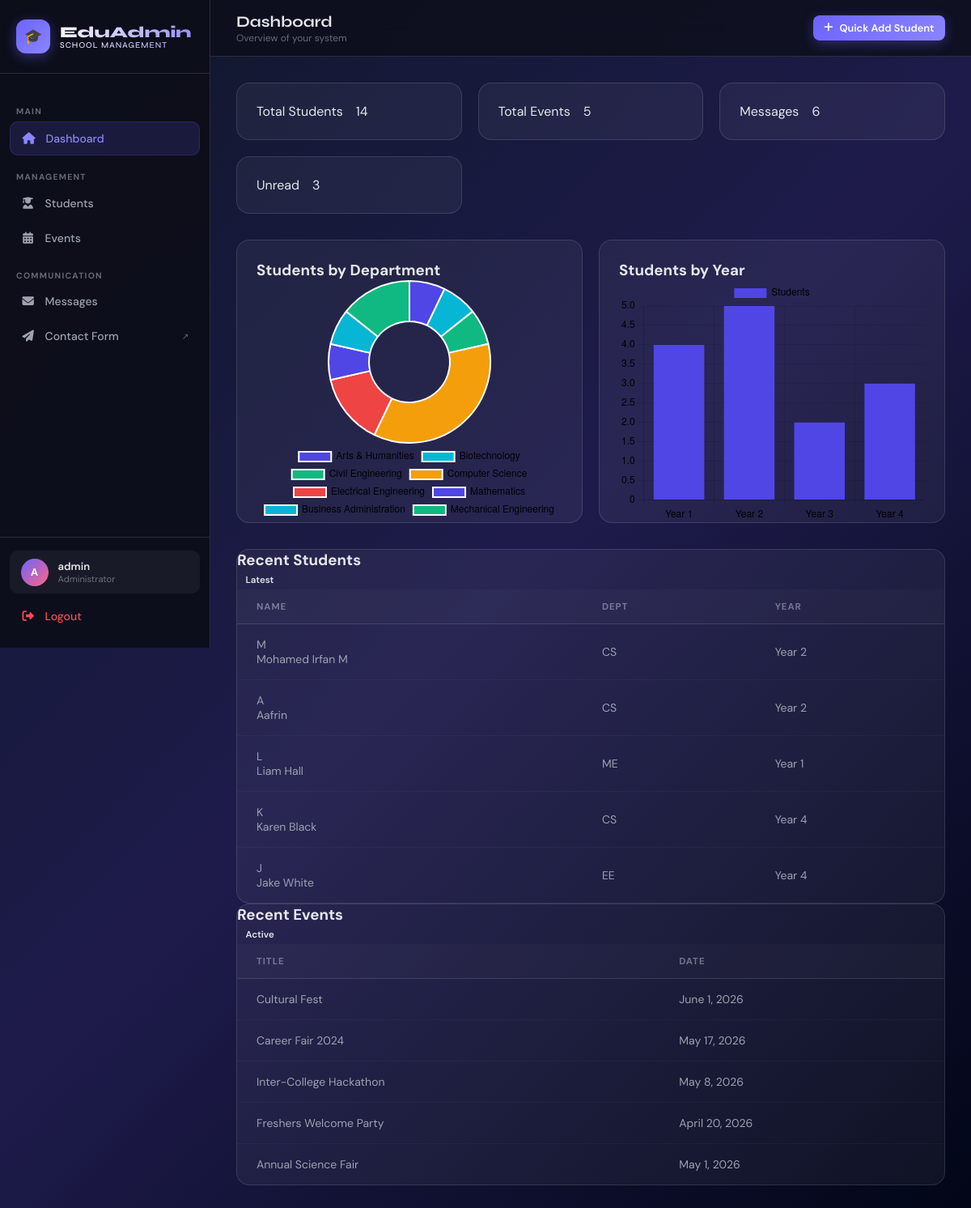
The page /dashboard/ (signed in) on the database its author committed.
### students/models.py (models this page shows, shortened)
class Student(models.Model):
    name = models.CharField(max_length=100)
    department = models.CharField(max_length=10, choices=DEPARTMENT_CHOICES)
    year = models.IntegerField(choices=YEAR_CHOICES)
    email = models.EmailField(unique=True)
    phone = models.CharField(max_length=15)
    created_at = models.DateTimeField(auto_now_add=True)
    updated_at = models.DateTimeField(auto_now=True)
    class Meta:
        ordering = ['-created_at']

### events/models.py (models this page shows, shortened)
class Event(models.Model):
    title = models.CharField(max_length=200)
    description = models.TextField()
    date = models.DateField()
    created_at = models.DateTimeField(auto_now_add=True)
    class Meta:
        ordering = ['-date']

### core/views.py (the view)
# urls.py: path('dashboard/', views.dashboard_view, name='dashboard'),
@login_required
@user_passes_test(is_admin, login_url='/login/')
def dashboard_view(request):
    total_students = Student.objects.count()
    total_events = Event.objects.count()
    total_messages = Message.objects.count()
    unread_messages = Message.objects.filter(is_read=False).count()
    dept_data = Student.objects.values('department').annotate(count=Count('department'))
    dept_labels = [dict(DEPARTMENT_CHOICES).get(d['department'], d['department']) for d in dept_data]
    dept_counts = [d['count'] for d in dept_data]
    year_data = Student.objects.values('year').annotate(count=Count('year')).order_by('year')
    year_labels = [f"Year {d['year']}" for d in year_data]
    year_counts = [d['count'] for d in year_data]
    recent_students = Student.objects.order_by('-created_at')[:5]
    recent_events = Event.objects.order_by('-created_at')[:5]
    recent_messages = Message.objects.order_by('-created_at')[:5]
    context = {
        'total_students': total_students,
        'total_events': total_events,
        'total_messages': total_messages,
        'unread_messages': unread_messages,
        'dept_labels': dept_labels,
        'dept_counts': dept_counts,
        'year_labels': year_labels,
        'year_counts': year_counts,
        'recent_students': recent_students,
        'recent_events': recent_events,
        'recent_messages': recent_messages,
    }
    return render(request, 'core/dashboard.html', context)

### core/views.py (called while the page is built)
def is_admin(user):
    return user.is_staff or user.is_superuser

### templates/core/dashboard.html (shortened to what this page needs)
{% extends 'dashboard_base.html' %}
{% load static %}
{% block page_title %}Dashboard{% endblock %}
{% block page_subtitle %}Overview of your system{% endblock %}
{% block content %}
<div class="stats-grid">
  <div class="stat-card">
    <div class="stat-title">Total Students</div>
    <div class="stat-value stat-value-counter" data-value="{{ total_students }}">{{ total_students }}</div>
  </div>
  <div class="stat-card">
    <div class="stat-title">Total Events</div>
    <div class="stat-value stat-value-counter" data-value="{{ total_events }}">{{ total_events }}</div>
  </div>
  <div class="stat-card">
    <div class="stat-title">Messages</div>
    <div class="stat-value stat-value-counter" data-value="{{ total_messages }}">{{ total_messages }}</div>
  </div>
  <div class="stat-card">
    <div class="stat-title">Unread</div>
    <div class="stat-value stat-value-counter" data-value="{{ unread_messages }}">{{ unread_messages }}</div>
  </div>
</div>
<div class="charts-grid">
  <div class="chart-card">
    <h3>Students by Department</h3>
    <canvas id="deptChart"></canvas>
  </div>
  <div class="chart-card">
    <h3>Students by Year</h3>
    <canvas id="yearChart"></canvas>
  </div>
</div>
<div class="tables-grid">
  <div class="table-card modern-card">
    <div class="card-header">
      <h3>Recent Students</h3>
      <span class="badge">Latest</span>
    </div>
    <table class="data-table modern-table">
      <thead>
        <tr>
          <th>Name</th>
          <th>Dept</th>
          <th>Year</th>
        </tr>
      </thead>
      <tbody>
        {% for s in recent_students %}
        <tr>
          <td>
            <div class="user-cell">
              <div class="avatar">{{ s.name|first }}</div>
              <span>{{ s.name }}</span>
            </div>
          </td>
          <td><span class="chip">{{ s.department }}</span></td>
          <td><span class="year-badge">Year {{ s.year }}</span></td>
        </tr>
        {% empty %}
        <tr><td colspan="3">No data</td></tr>
        {% endfor %}
      </tbody>
    </table>
  </div>
  <div class="table-card modern-card">
    <div class="card-header">
      <h3>Recent Events</h3>
      <span class="badge success">Active</span>
    </div>
    <table class="data-table modern-table">
      <thead>
        <tr>
          <th>Title</th>
          <th>Date</th>
        </tr>
      </thead>
      <tbody>
        {% for e in recent_events %}
        <tr>
          <td>{{ e.title }}</td>
          <td><span class="date-chip">{{ e.date }}</span></td>
        </tr>
        {% empty %}
        <tr><td colspan="2">No data</td></tr>
        {% endfor %}
      </tbody>
    </table>
  </div>
</div>
{% endblock %}
{% block extra_js %}
<script>
document.addEventListener("DOMContentLoaded", function () {
  const deptLabels = JSON.parse(document.getElementById('dept-labels-data').textContent);
  const deptCounts = JSON.parse(document.getElementById('dept-counts-data').textContent);
  const yearLabels = JSON.parse(document.getElementById('year-labels-data').textContent);
  const yearCounts = JSON.parse(document.getElementById('year-counts-data').textContent);
  // Dept Chart
  new Chart(document.getElementById('deptChart'), {
    type: 'doughnut',
    data: {
      labels: deptLabels,
      datasets: [{
        data: deptCounts,
        backgroundColor: ['#4f46e5','#06b6d4','#10b981','#f59e0b','#ef4444']
      }]
    },
    options: {
      maintainAspectRatio: false,
      plugins: {
        legend: {
          position: 'bottom',
          labels: {
            color: '#000'
          }
        }
      }
    }
  });
  // Year Chart
new Chart(document.getElementById('yearChart'), {
  type: 'bar',
  data: {
    labels: yearLabels,
    datasets: [{
      label: 'Students',
      data: yearCounts,
      backgroundColor: '#4f46e5'
    }]
  },
  options: {
    responsive: true, // 🔥 ADD THIS
    maintainAspectRatio: false,
    plugins: {
      legend: {
        labels: { color: '#000' }
      }
    },
    scales: {
      x: {
        ticks: { color: '#000' }
      },
      y: {
        ticks: { color: '#000' }
      }
    }
  }
});
});
</script>
{% endblock %}

### templates/dashboard_base.html (shortened to what this page needs)
{% load static %}
<!DOCTYPE html>
<html lang="en">
<head>
  <link rel="stylesheet" href="{% static 'css/main.css' %}"/>
  <link rel="stylesheet" href="https://cdnjs.cloudflare.com/ajax/libs/font-awesome/6.5.0/css/all.min.css"/>
</head>
<body>
<div class="layout">
  <aside class="sidebar" id="sidebar">
    <div class="sidebar-logo">
      <div class="logo-icon">🎓</div>
      <div class="brand">
        EduAdmin
        <span>School Management</span>
      </div>
    </div>
    <nav class="sidebar-nav">
      <div class="nav-section-label">Main</div>
      <a href="{% url 'dashboard' %}" class="nav-item {% if request.resolver_match.url_name == 'dashboard' %}active{% endif %}">
        <span class="nav-icon"><i class="fa-solid fa-house"></i></span>
        Dashboard
      </a>
      <div class="nav-section-label">Management</div>
      <a href="{% url 'student_list' %}" class="nav-item {% if 'student' in request.resolver_match.url_name %}active{% endif %}">
        <span class="nav-icon"><i class="fa-solid fa-user-graduate"></i></span>
        Students
      </a>
      <a href="{% url 'event_list' %}" class="nav-item {% if 'event' in request.resolver_match.url_name %}active{% endif %}">
        <span class="nav-icon"><i class="fa-solid fa-calendar-days"></i></span>
        Events
      </a>
      <div class="nav-section-label">Communication</div>
      <a href="{% url 'message_list' %}" class="nav-item {% if 'message' in request.resolver_match.url_name %}active{% endif %}">
        <span class="nav-icon"><i class="fa-solid fa-envelope"></i></span>
        Messages
      </a>
      <a href="{% url 'contact' %}" class="nav-item" target="_blank">
        <span class="nav-icon"><i class="fa-solid fa-paper-plane"></i></span>
        Contact Form
        <span style="margin-left:auto;font-size:0.65rem;color:var(--text-muted)">↗</span>
      </a>
    </nav>
    <div class="sidebar-footer">
      <div class="user-info">
        <div class="user-avatar">{{ request.user.username|first|upper }}</div>
        <div>
          <div class="user-name">{{ request.user.get_full_name|default:request.user.username }}</div>
          <div class="user-role">Administrator</div>
        </div>
      </div>
      <a href="{% url 'logout' %}" class="nav-item" style="color:var(--danger)">
        <span class="nav-icon"><i class="fa-solid fa-right-from-bracket"></i></span>
        Logout
      </a>
    </div>
  </aside>
  <div class="main-content">
    <header class="topbar">
      <div style="display:flex;align-items:center;gap:1rem;">
        <div class="topbar-left">
          <h2>{% block page_title %}Dashboard{% endblock %}</h2>
          <p>{% block page_subtitle %}Welcome back{% endblock %}</p>
        </div>
      </div>
      <div class="topbar-right">
        <a href="{% url 'student_add' %}" class="btn btn-primary btn-sm">
          <i class="fa-solid fa-plus"></i> Quick Add Student
        </a>
      </div>
    </header>
    <main class="page-content">
      {% block content %}{% endblock %}
    </main>
  </div>
</div>
{% block extra_js %}{% endblock %}
</body>
</html>

### rows shown on the page
Student: name|first "M", name "Mohamed Irfan M", department "CS", year "2"
Student: name|first "A", name "Aafrin", department "CS", year "2"
Student: name|first "L", name "Liam Hall", department "ME", year "1"
Student: name|first "K", name "Karen Black", department "CS", year "4"
Student: name|first "J", name "Jake White", department "EE", year "4"
Event: title "Cultural Fest", date "June 1, 2026"
Event: title "Career Fair 2024", date "May 17, 2026"
Event: title "Inter-College Hackathon", date "May 8, 2026"
Event: title "Freshers Welcome Party", date "April 20, 2026"
Event: title "Annual Science Fair", date "May 1, 2026"

### other values the page prints
{{ request.user.username|first|upper }} "A"
{{ request.user.get_full_name|default:request.user.username }} "admin"
{{ total_students }} "14"
{{ total_events }} "5"
{{ total_messages }} "6"
{{ unread_messages }} "3"
